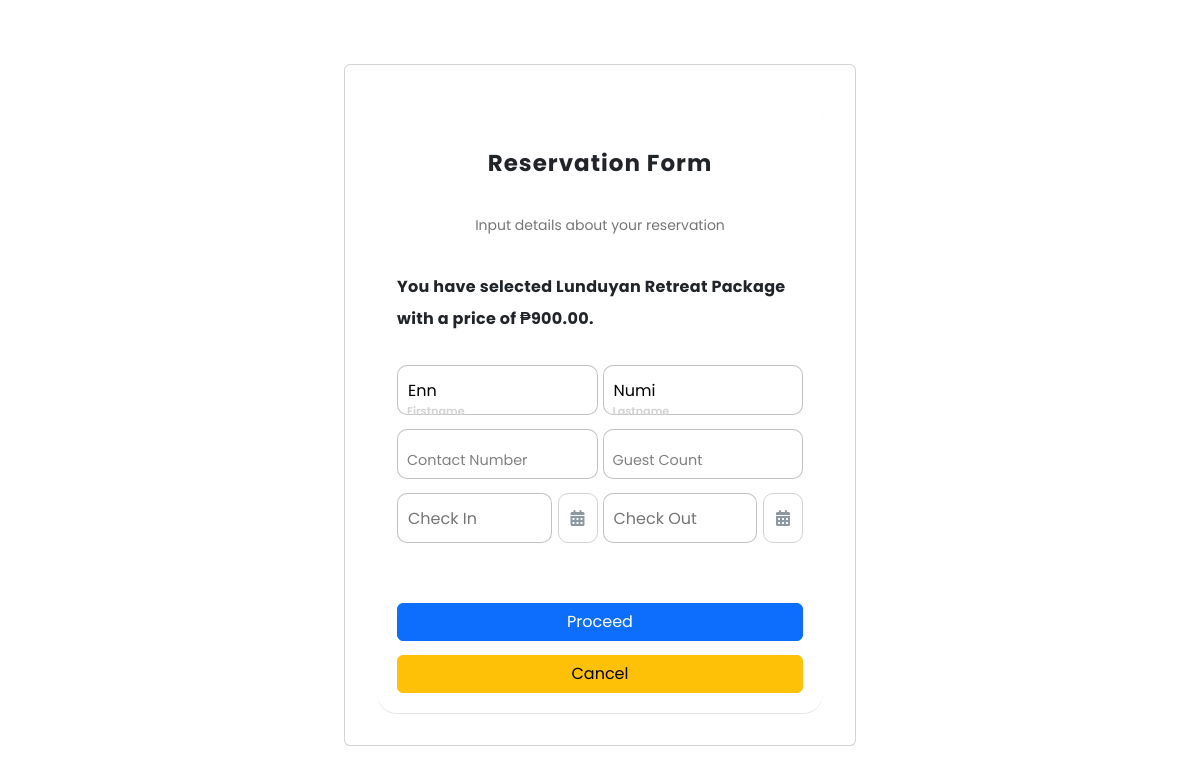
Page /guest_side/select_package2.php?id=2 (signed in) on the committed database.
### tables this page shows
CREATE TABLE `packages` (
  `package_id` int(11) NOT NULL,
  `service_id` int(11) DEFAULT NULL,
  `name` varchar(255) DEFAULT NULL,
  `price` decimal(10,2) DEFAULT NULL,
  `type` varchar(100) NOT NULL,
  `description` text DEFAULT NULL,
  `image_path` varchar(255) DEFAULT NULL
);

CREATE TABLE `users` (
  `user_id` int(5) NOT NULL,
  `first_name` varchar(255) NOT NULL,
  `last_name` varchar(255) NOT NULL,
  `email` varchar(255) NOT NULL,
  `password` varchar(255) NOT NULL,
  `profile_picture` varchar(255) NOT NULL,
  `timestamp` timestamp NOT NULL DEFAULT current_timestamp() ON UPDATE current_timestamp()
);

### guest_side/select_package2.php (the view, shortened to what this page needs)
<?php
require_once("fetch_packages.php");
$user_id = $_SESSION['user_id'];
$id = $_GET['id'];
$sql = "SELECT * FROM packages WHERE package_id = '$id'";
$stmt = $conn->prepare($sql);
$stmt->execute();
$row = $stmt->fetch(PDO::FETCH_ASSOC);
$package = $row['name'];
$price = $row['price'];
?>
<!DOCTYPE html>
<html lang="en">
<head>
    <link rel="stylesheet" href="https://cdnjs.cloudflare.com/ajax/libs/font-awesome/6.4.0/css/all.min.css" />
    <link href="https://cdn.jsdelivr.net/npm/bootstrap@5.3.1/dist/css/bootstrap.min.css" rel="stylesheet">
    <link rel="stylesheet" href="./css/guest-style.css">
    <link rel="stylesheet" href="https://cdnjs.cloudflare.com/ajax/libs/font-awesome/6.4.0/css/all.min.css" />
    <link rel="stylesheet" href="./css/reservation-styles.css">
    <link href="https://cdn.jsdelivr.net/npm/bootstrap@5.3.1/dist/css/bootstrap.min.css" rel="stylesheet">
    <link rel="stylesheet" href="https://cdnjs.cloudflare.com/ajax/libs/flatpickr/4.6.13/flatpickr.min.css" />
</head>
<body>
    <section class=" mx-3 my-3">
        <div class="mx-5 my-5 row">
            <div class="container col-md-6 mt-3 mb-5">
                <div class="card">
                    <div class="card-body">
                            <form method="post" class="reservation-form mx-3 my-3">
                                <p class="reservation-title">Reservation Form</p>
                                <p class="message">Input details about your reservation</p>
                                <p class="service-name">You have selected <?php echo $package; ?> with a price of ₱<?php echo $price; ?>.</p>
                                <div class="reserve-flex">
                                    <?php
                                    $sql = "SELECT *
                    FROM users WHERE user_id = '$user_id'";
                                    $stmt = $conn->prepare($sql);
                                    $stmt->execute();
                                    $row = $stmt->fetch(PDO::FETCH_ASSOC);
                                    ?>
                                    <label>
                                        <input required="" placeholder="" type="text" class="input" name="first_name" value="<?php echo $row['first_name']; ?>">
                                        <span>Firstname</span>
                                    </label>
                                    <label>
                                        <input required="" placeholder="" type="text" class="input" name="last_name" value="<?php echo $row['last_name']; ?>">
                                        <span>Lastname</span>
                                    </label>
                                </div>
                                <div class="reserve-flex">
                                    <label>
                                        <input required="" placeholder="" type="text" class="input" name="contact_no">
                                        <span>Contact Number</span>
                                    </label>
                                    <label>
                                        <?php if ($package == 'Casa Maria Retreat Package') { ?>
                                            <input type="number" min="1" value="" required class="input" name="guest_count" max="7">
                                            <span>Guest Count</span>
                                        <?php } elseif ($package == 'Lunduyan Retreat Package') { ?>
                                            <input type="number" min="1" value="" required class="input" name="guest_count" max="50">
                                            <span>Guest Count</span>
                                        <?php } elseif ($package == 'Venue-Only Package' or $package == 'Catering Package') { ?>
                                            <input type="number" min="1" value="" required class="input" name="guest_count" max="100">
                                            <span>Guest Count</span>
                                        <?php } else { ?>
                                            <input type="number" min="1" value="" required class="input" name="guest_count" max="75">
                                            <span>Guest Count</span>
                                        <?php } ?>
                                    </label>
                                </div>
                                <div class="reserve-flex">
                                    <label class="select-date">
                                        <input required="" placeholder="Check In" name="date_from" type="text" class="input" readonly style="cursor: pointer" id="check_in_date">
                                        <div class="sched-buttons" id="calendar-icon-in">
                                            <i class="fa-solid fa-calendar-days calendar-icon" title="toggle" data-toggle="calendar-in"></i>
                                        </div>
                                    </label>
                                    <label class="select-date">
                                        <input required="" placeholder="Check Out" name="date_to" type="text" class="input" readonly style="cursor: pointer" id="check_out_date">
                                        <div class="sched-buttons" id="calendar-icon-out">
                                            <i class="fa-solid fa-calendar-days calendar-icon" title="toggle" data-toggle="check_out"></i>
                                        </div>
                                    </label>
                                </div>
                                <br>
                                <button type="submit" name="submit" class="btn btn-primary">Proceed</button>
                                <a href="select_package.php" class="btn btn-warning" role="button">Cancel</a>
                            </form>
                    </div>
                </div>
            </div>
        </div>
    </section>
</body>

### guest_side/css/reservation-styles.css (style rules this page uses)
:root { --blue: #235789; --white: #ffffff; --yellow: #f7f585; }
* { margin: 0; padding: 0; box-sizing: border-box; font-family: 'Poppins', sans-serif; }
body { margin: 0; padding: 0; background-color: #ededed; min-height: 100vh; }
.reservation-form { display: flex; flex-direction: column; gap: 14px; width: auto; background-color: #fff; padding: 20px; border-radius: 20px; position: relative; margin-top: 30px; box-shadow: rgba(17, 17, 26, 0.1) 0px 1px 0px; }
.reservation-title { text-align: center; font-weight: 700; font-size: 23px; letter-spacing: 1px; position: relative; padding-top: 30px; }
.reservation-form .message { text-align: center; }
.reserve-flex { display: flex; justify-content: center; max-width: 100%; gap: 5px; }
.reservation-form label { position: relative; width: 100%; }
.reservation-form label .input { width: 100%; height: 50px; outline: 0; border: 1px solid rgba(105, 105, 105, 0.397); border-radius: 10px; padding: 10px; }
.reservation-form label .input+span { position: absolute; left: 10px; top: 15px; color: grey; font-size: 0.9em; cursor: text; transition: 0.3s ease; }
.reservation-form label .input:focus+span, .reservation-form label .input:valid+span { top: 30px; font-size: 0.7em; font-weight: 600; color: #d2d2d2; }
.select-date { display: flex; align-items: center; gap: 6px; }
.sched-buttons { display: flex; align-items: center; justify-content: center; padding: 12px; border: solid #d2d2d2 1px; height: 50px; border-radius: 10px; cursor: pointer; }
.calendar-icon { color: #8d99a2; }

### rows in the picture
packages: name "Lunduyan Retreat Package", price "900.00"
users: first_name "Enn", last_name "Numi"
